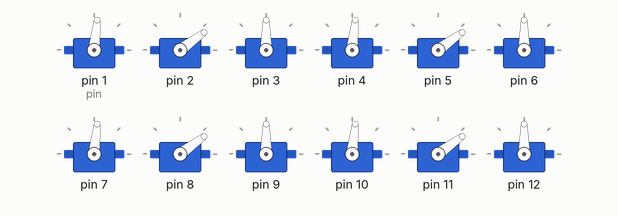
Recording of a sketch running on a simulated Arduino Uno, built with avr-gcc and run on an emulated ATmega328P. Shown: 12 × servo.

Above: at 1.3 s.
At 7.4 s:
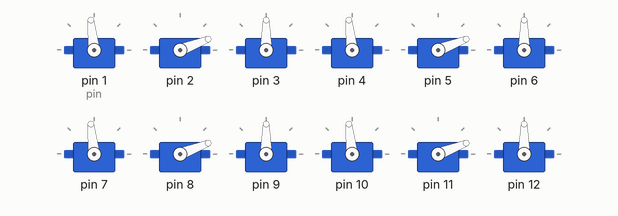
At 10.41 s:
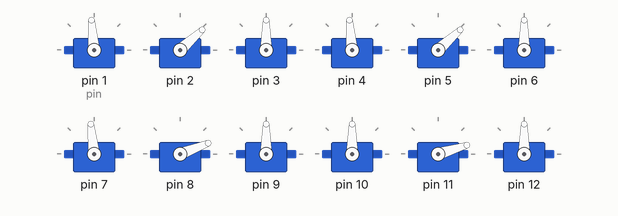
At 15.51 s:
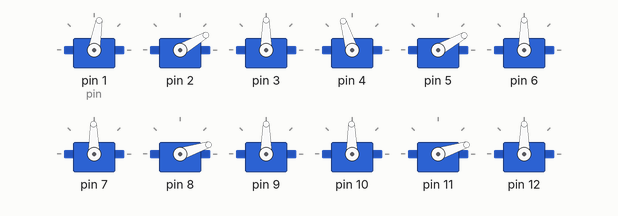
At 23.22 s:
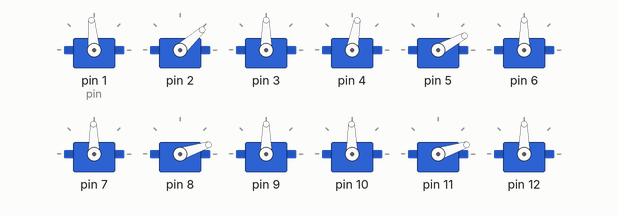
At 39.05 s:
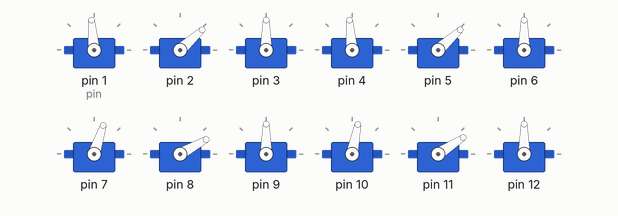
Timing chart, 0 to 40.0 s (numbered marks = the images above):
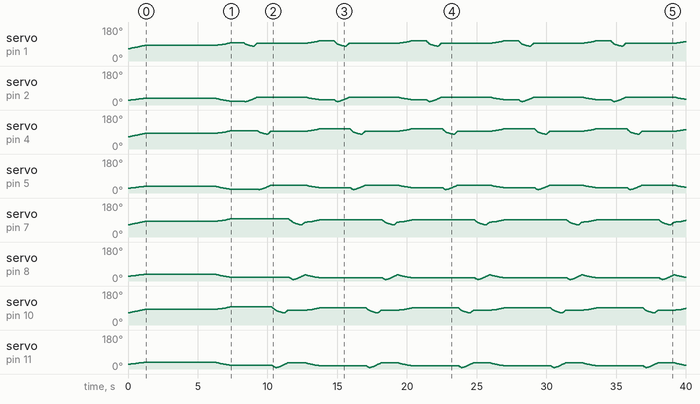

The sketch:

Dog_Walk.ino
```cpp
#include<Servo.h>

float leg_length = 15;

int del = 3;
float stepSize = 0.05;

Servo servo[4][3];
//    servo[leg#][servo number]
//               [knee = 0, F_B = 1, L_R = 2]

//Index of motors in array
int knee = 0, F_B = 1, L_R = 2;

//Index of legs in array
int BL = 0, BR = 1, FR = 2, FL = 3;

//max/min x/z values when walking
float xMin = -10.0, xMax = -2.0, zMin = 16.0, zMax = 20.0;

float pos[4][2];
//             [leg#][x, z]

//Index of X and Z coordinates in array
int xPos = 0,  zPos = 1;


//###################################### Set Up ######################################
void setup()
{

  //=========================================
  //Assigns pins to servos
  //Sets leg positions to squat position
  int pin = 1;
  for(int leg = 0; leg < 4; leg++)
  {
    pos[leg][xPos] = xMax;
    pos[leg][zPos] = zMin;
    for(int motor = 0; motor < 3; motor++)
      {
        servo[leg][motor].attach(pin);
        pin++;
      }
  }
   //========================================


   //========================================
   //Moves legs to squat position
    for(int legNum = 0; legNum < 4; legNum++)
      update_leg(legNum);
   //========================================


  //=========================================
  //Stand Up
  for(float z = zMin; z <= zMax; z += stepSize)
    for (int leg = 0; leg < 4; leg++)
     {
       pos[leg][zPos] = z;
       update_leg(leg);
       delay(del);
     }
   //=========================================

   delay(5000);
}
//####################################################################################


//*****************************Angle Calculations**************************************
//Calculates Shoulder servo angle based on foot x and z coordinates
float shoulder_ang(float x, float z)
{return 90 + to_degrees(atan(abs(x)/z)) * (x>0?1:-1) - ((180 - knee_ang(x,z))/2);}

//Calculates Knee servo angle based on foot x and z coordinates
float knee_ang(float dist, float z)
{return to_degrees(acos(1 - ((dist*dist + z*z)/(2*leg_length*leg_length))));}

//Converts radians to degrees
float to_degrees(float rads)
{return (180 * rads / PI);}
//*************************************************************************************

void loop()
{
  walk_forward();
}

void leg_step_forward(int legNum)
{
  int ZMin, ZMax;
  //lift leg up
  if(legNum < 2) //Rear Legs extend more for balance --> servos aren't strong enough to balance otherwise
  {
    ZMin = 19;
    ZMax = 22;
  }
  else
  {
    ZMin = 16;
    ZMax = 19;
  }
  while (pos[legNum][zPos] >= ZMin)
    {
      pos[legNum][zPos]-=stepSize;
      update_leg(legNum);
      delay(del);
    }
  //move leg forward
  while (pos[legNum][xPos] <= xMax)
    {
      pos[legNum][xPos]+=stepSize;
      update_leg(legNum);
      delay(del);
    }
  //move leg back down
  while (pos[legNum][zPos] <= ZMax)
    {
      pos[legNum][zPos]+=stepSize;
      update_leg(legNum);
      delay(del);
    }
}

void walk_forward()
{
  while (!reachedMin())
  {
    for(int legNum = 0; legNum < 4; legNum++)
    {
      pos[legNum][xPos] -= stepSize;
      update_leg(legNum);
    }
    delay(del);
  }
  delay(1000);

  leg_step_forward(BL);
  delay(50);
  leg_step_forward(BR);
  delay(50);
  leg_step_forward(FL);
  delay(50);
  leg_step_forward(FR);
}

bool reachedMin()
{
  return (pos[BL][xPos] <= xMin && pos[BR][xPos] <= xMin && pos[FR][xPos] <= xMin && pos[FL][xPos] <= xMin);
}

//************************Updagtes Leg Based on coordinates in pos[][]*******************
void update_leg(int legNum)
{
    servo[legNum][F_B].write(shoulder_ang(pos[legNum][xPos], pos[legNum][zPos]));
    servo[legNum][knee].write(knee_ang(pos[legNum][xPos], pos[legNum][zPos]));
}
//****************************************************************************************
```

Measured:
- by itself, servo on pin 8: 25° → 26° at 0.09 s, → 27° 0.11 s later, → 28° 0.12 s later, → 29° 0.11 s later, … (280 changes in this stretch)
- by itself, servo on pin 11: 25° → 26° at 0.09 s, → 27° 0.11 s later, → 28° 0.12 s later, → 29° 0.11 s later, … (279 changes in this stretch)
